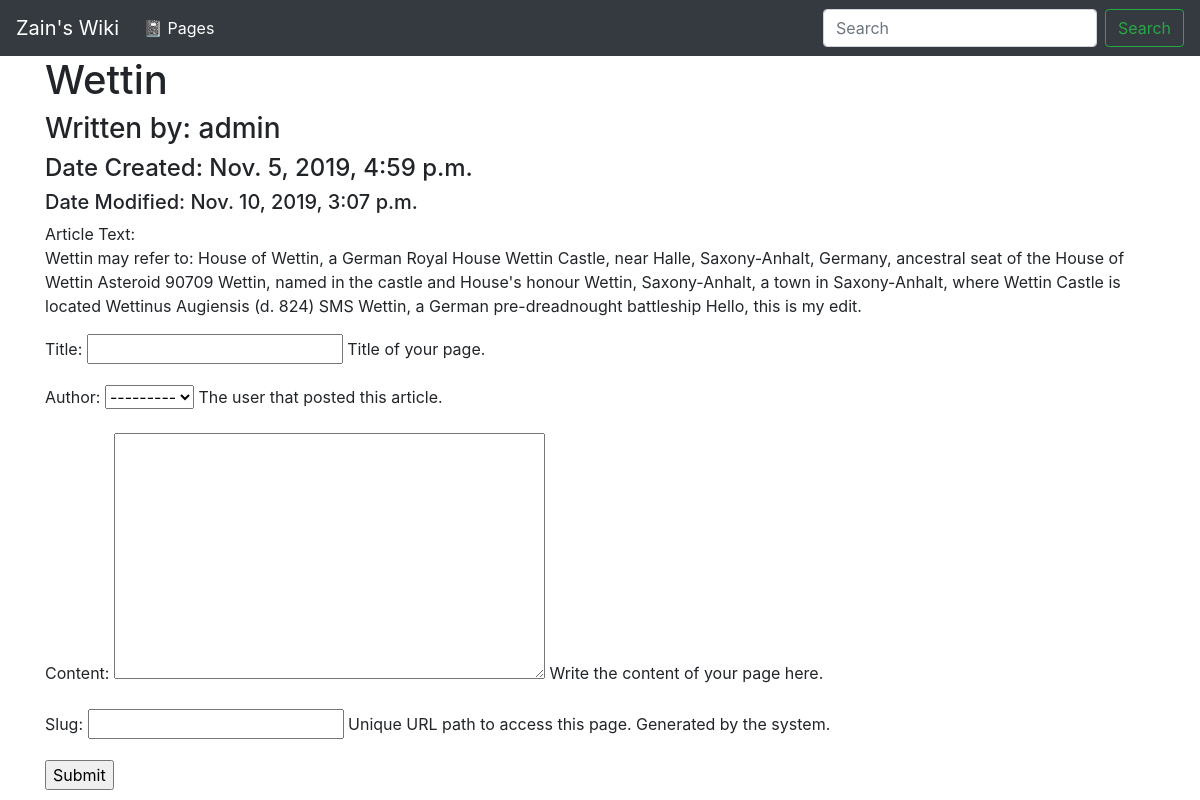
The app's page /wettin/ with its own data.
### wiki/models.py (models this page shows, shortened)
class Page(models.Model):
    title = models.CharField(max_length=settings.WIKI_PAGE_TITLE_MAX_LENGTH,
                             unique=True,
                             help_text="Title of your page.")
    author = models.ForeignKey(User, on_delete=models.PROTECT,
                               help_text="The user that posted this article.")
    slug = models.CharField(max_length=settings.WIKI_PAGE_TITLE_MAX_LENGTH,
                            blank=True, editable=True,
                            help_text=(
                                "Unique URL path to access this page. " +
                                "Generated by the system."))
    content = models.TextField(
        help_text="Write the content of your page here.")
    created = models.DateTimeField(auto_now_add=True,
                                   help_text=(
                                    "The date and time this page was created."
                                    + " Automatically generated when the " +
                                    "model saves."))
    modified = models.DateTimeField(auto_now=True,
                                    help_text=(
                                        "The date and time this page was " +
                                        " updated. Automatically generated " +
                                        " when the model updates."))

### wiki/views.py (the view, shortened to what this page needs)
# urls.py: path('<slug:slug>/', PageDetailView.as_view(), name='wiki-details-page'),
class PageDetailView(DetailView):
    model = Page
    def get(self, request, slug):
        page = self.get_object(self.model.objects)
        template = loader.get_template('wiki/page.html')
        context = {
            'page': page,
            'form': PageForm
        }
        return HttpResponse(template.render(context, request))

### wiki/templates/wiki/page.html (shortened to what this page needs)
{% extends "base.html" %}
{% block content %}
<h1>{{ page.title }}</h1>
<h3>Written by: {{ page.author }}</h3>
<h4>Date Created: {{ page.created }}</h4>
<h5>Date Modified: {{ page.modified }}</h5>
<p>Article Text: <br> {{ page.content }}</p>
<form method="post" action="{% url 'wiki:wiki-details-page' page.slug %}">
        {{ form.as_p }}
    <input type="submit" value="Submit">
</form>
{% endblock %}

### records on screen
Page: title "Wettin", author "admin", created "Nov. 5, 2019, 4:59 p.m.", modified "Nov. 10, 2019, 3:07 p.m.", content "Wettin may refer to: House of Wettin, a German Royal House Wettin Castle, near Halle, Saxony-Anhalt, Germany, ancestral seat of the House of Wettin Asteroid 90709 Wettin, named in the castle and House's honour Wettin, Saxony-Anhalt, a town in Saxony-Anhalt, where Wettin Castle is located Wettinus Augiensis (d. 824) SMS Wettin, a German pre-dreadnought battleship Hello, this is my edit."
